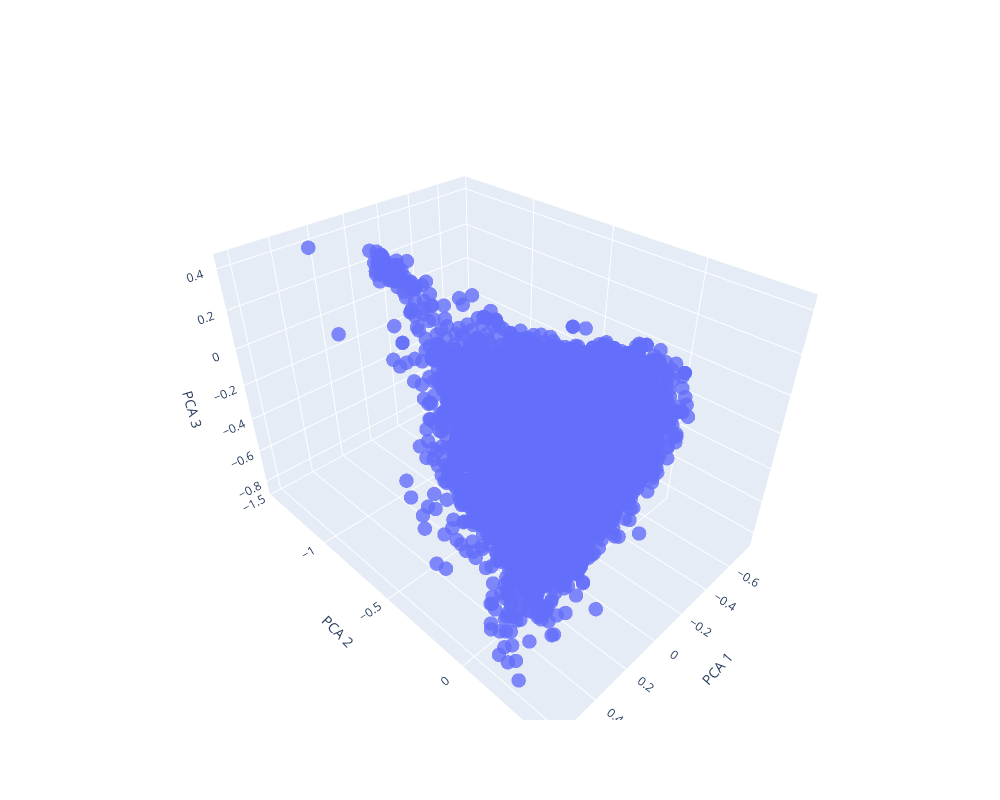

Write notebook code for a chart like this one.
### Code cell
from sklearn.decomposition import PCA

# Assuming `data` is your 300-dimensional dataset (shape: [n_samples, 300])
pca = PCA(n_components=3)
reduced_data = pca.fit_transform(word2vec_embeddings)

# colors = np.array([wv.similarity(center_word, word) for word in words])
# Create a 3D scatter plot
fig = go.Figure(data=[go.Scatter3d(
    x=reduced_data[:, 0],
    y=reduced_data[:, 1],
    z=reduced_data[:, 2],
    mode='markers+text',
    marker=dict(
        size=5,
        # color=colors,
        colorscale='Plasma',
        opacity=0.8
    ),
    # text=words  # Add word labels
)])

fig.update_layout(
    # title=f"3D Scatter Plot of Word Vectors for '{center_word}'",
    scene=dict(
        xaxis_title='PCA 1',
        yaxis_title='PCA 2',
        zaxis_title='PCA 3'
    ),
    coloraxis_colorbar=dict(
        title="Similarity",
        thickness=20,
        len=0.75,
        x=1.1  # Position the colorbar slightly outside the plot
    ),
    width=1000,
    height=800,
)

fig.show()

### Figure 1 — Plotly figure (JSON) as saved in the notebook; plotly's stock layout.template omitted (floating-point values rounded to 4 significant figures; data arrays with more than 128 entries replaced by an {"elided": "..."} marker saying what was removed)
{"data": [{"marker": {"colorscale": [[0, "#0d0887"], [0.1111, "#46039f"], [0.2222, "#7201a8"], [0.3333, "#9c179e"], [0.4444, "#bd3786"], [0.5556, "#d8576b"], [0.6667, "#ed7953"], [0.7778, "#fb9f3a"], [0.8889, "#fdca26"], [1, "#f0f921"]], "opacity": 0.8, "size": 5}, "mode": "markers+text", "type": "scatter3d", "x": {"elided": "28388 float values"}, "y": {"elided": "28388 float values"}, "z": {"elided": "28388 float values"}}], "layout": {"coloraxis": {"colorbar": {"len": 0.75, "thickness": 20, "title": {"text": "Similarity"}, "x": 1.1}}, "height": 800, "scene": {"xaxis": {"title": {"text": "PCA 1"}}, "yaxis": {"title": {"text": "PCA 2"}}, "zaxis": {"title": {"text": "PCA 3"}}}, "width": 1000}}
